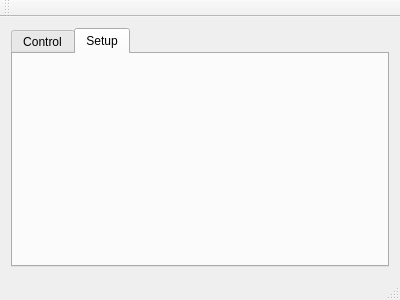
<?xml version="1.0" encoding="UTF-8"?>
<ui version="4.0">
 <class>MainView</class>
 <widget class="QMainWindow" name="MainView">
  <property name="geometry">
   <rect>
    <x>0</x>
    <y>0</y>
    <width>400</width>
    <height>300</height>
   </rect>
  </property>
  <property name="windowTitle">
   <string>Controller</string>
  </property>
  <widget class="QWidget" name="centralWidget">
   <layout class="QHBoxLayout" name="horizontalLayout">
    <item>
     <widget class="QTabWidget" name="tabWidget">
      <property name="currentIndex">
       <number>1</number>
      </property>
      <widget class="QWidget" name="tabControl">
       <attribute name="title">
        <string>Control</string>
       </attribute>
      </widget>
      <widget class="QWidget" name="tabSetup">
       <attribute name="title">
        <string>Setup</string>
       </attribute>
      </widget>
     </widget>
    </item>
   </layout>
  </widget>
  <widget class="QMenuBar" name="menuBar">
   <property name="geometry">
    <rect>
     <x>0</x>
     <y>0</y>
     <width>400</width>
     <height>21</height>
    </rect>
   </property>
  </widget>
  <widget class="QToolBar" name="mainToolBar">
   <attribute name="toolBarArea">
    <enum>TopToolBarArea</enum>
   </attribute>
   <attribute name="toolBarBreak">
    <bool>false</bool>
   </attribute>
  </widget>
  <widget class="QStatusBar" name="statusBar"/>
 </widget>
 <layoutdefault spacing="6" margin="11"/>
 <resources/>
 <connections/>
</ui>
